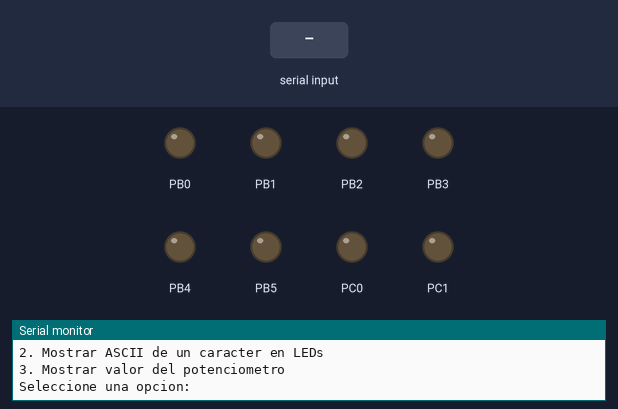
The program below on a simulated ATmega328P, built with avr-gcc and emulated at 16 MHz. Shown: output pins drawn as LEDs (lit = HIGH), the last lines printed to the serial monitor. The test bench sets the inputs (shaded band).

Above: at 1.2 s.
1.3 s: "2\n" received over Serial
2.8 s: byte 49 ('1') received over Serial
At 3.7 s:
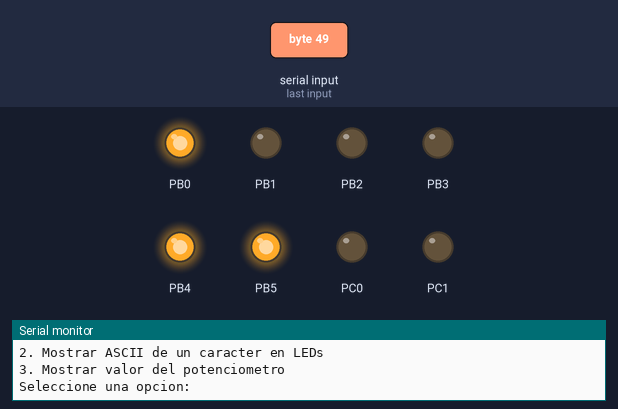
4.3 s: byte 51 ('3') received over Serial
5.8 s: "0\n" received over Serial
7.3 s: "1\n" received over Serial
At 8.1 s:
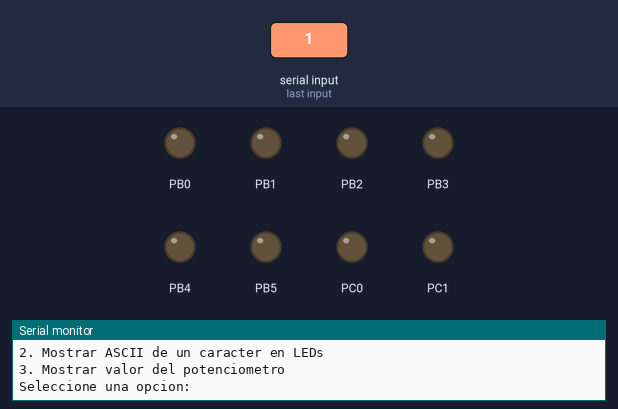
Timing chart, 0 to 9.8 s (numbered marks = the images above; inputs shaded):
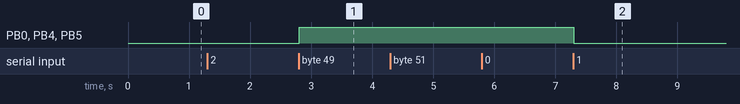

The program:

main.c
```c
/*
 * Laboratorio 6.c
 *
 * Created: 4/22/2026 12:56:54 AM
 * Author : Joaquín Calderón
 */

#define F_CPU 16000000UL

#include <avr/io.h>
#include <avr/interrupt.h>
#include <util/delay.h>

#include "Librerias/ADC.h"
#include "Librerias/USART.h"

typedef enum
{
	APP_MENU = 0,
	APP_WAIT_ASCII
} app_state_t;

static void Outputs_Init(void)
{
	DDRB = 0x3F;
	PORTB = 0x00;

	DDRC |= (1 << PC0) | (1 << PC1);
	DDRC &= ~(1 << PC2);
	PORTC &= (uint8_t)~((1 << PC0) | (1 << PC1));
}

static void DisplayAsciiOnLeds(uint8_t value)
{
	PORTB = value & 0x3F;
	PORTC = (PORTC & 0xFC) | ((value >> 6) & 0x03);
}

static void SendPotMessage(uint16_t value)
{
	while (!USART_SendString("ADC A2: "))
	{
	}

	while (!USART_SendUnsigned16(value))
	{
	}

	while (!USART_SendString("\r\n"))
	{
	}
}

static void SendText(const char *text)
{
	while (*text != '\0')
	{
		while (!USART_SendChar(*text))
		{
		}
		text++;
	}
}

static void SendUnsignedValue(uint16_t value)
{
	while (!USART_SendUnsigned16(value))
	{
	}
}

static void ShowMainMenu(void)
{
	SendText("\r\nMenu principal\r\n");
	SendText("1. No hacer nada\r\n");
	SendText("2. Mostrar ASCII de un caracter en LEDs\r\n");
	SendText("3. Mostrar valor del potenciometro\r\n");
	SendText("Seleccione una opcion: ");
}

int main(void)
{
	char received_char;
	uint16_t adc_value;
	app_state_t app_state;

	Outputs_Init();
	DisplayAsciiOnLeds(0);
	ADC_Init();
	USART_Init(9600);
	sei();

	app_state = APP_MENU;

	SendText("Laboratorio 6 UART + ADC listo\r\n");
	SendText("Potenciometro en A2\r\n");
	ShowMainMenu();

	while (1)
	{
		if (USART_ReadChar(&received_char))
		{
			if ((received_char == '\r') || (received_char == '\n'))
			{
				continue;
			}

			if (app_state == APP_WAIT_ASCII)
			{
				DisplayAsciiOnLeds((uint8_t)received_char);

				SendText("\r\nCaracter recibido: ");
				while (!USART_SendChar(received_char))
				{
				}
				SendText("\r\nValor decimal: ");
				SendUnsignedValue((uint8_t)received_char);
				SendText("\r\n");

				app_state = APP_MENU;
				ShowMainMenu();
			}
			else
			{
				switch (received_char)
				{
					case '1':
					DisplayAsciiOnLeds(0);
					SendText("\r\nMenu principal\r\n");
					ShowMainMenu();
					break;

					case '2':
					SendText("\r\nIngrese un caracter: ");
					app_state = APP_WAIT_ASCII;
					break;

					case '3':
					adc_value = ADC_Read(2);
					SendText("\r\n");
					SendPotMessage(adc_value);
					ShowMainMenu();
					break;

					default:
					SendText("\r\nOpcion invalida\r\n");
					ShowMainMenu();
					break;
				}
			}
		}
		_delay_ms(10);
	}
}
```

ADC.c
```c
/*
 * ADC.c
 *
 * Created: 4/22/2026 8:00:21 AM
 *  Author: Joaquín Calderón
 */

#define F_CPU 16000000UL

#include "ADC.h"

void ADC_Init(void)
{
	ADMUX = (1 << REFS0);

	ADCSRA = (1 << ADEN) | (1 << ADPS2) | (1 << ADPS1) | (1 << ADPS0);

	DIDR0 = (1 << ADC2D);
}

uint16_t ADC_Read(uint8_t channel)
{
	channel &= 0x07;

	ADMUX = (ADMUX & 0xF0) | channel | (1 << REFS0);

	ADCSRA |= (1 << ADSC);

	while (ADCSRA & (1 << ADSC))
	{
	}

	return ADC;
}
```

ADC.h
```c
/*
 * ADC.h
 *
 * Created: 4/22/2026 8:00:21 AM
 *  Author: Joaquín Calderón
 */

#ifndef ADC_H_
#define ADC_H_

#include <avr/io.h>
#include <stdint.h>

void ADC_Init(void);
uint16_t ADC_Read(uint8_t channel);

#endif /* ADC_H_ */
```

USART.c
```c
/*
 * USART.c
 *
 * Created: 4/22/2026 8:00:21 AM
 *  Author: Joaquín Calderón
 */

#define F_CPU 16000000UL

#include "USART.h"
#include <avr/interrupt.h>

static volatile char rx_buffer[USART_RX_BUFFER_SIZE];
static volatile uint8_t rx_head = 0;
static volatile uint8_t rx_tail = 0;

static volatile char tx_buffer[USART_TX_BUFFER_SIZE];
static volatile uint8_t tx_head = 0;
static volatile uint8_t tx_tail = 0;

void USART_Init(unsigned long baudrate)
{
	uint16_t ubrr;

	ubrr = (uint16_t)((F_CPU / (16UL * baudrate)) - 1UL);

	UBRR0H = (uint8_t)(ubrr >> 8);
	UBRR0L = (uint8_t)ubrr;

	UCSR0A = 0x00;
	UCSR0B = (1 << RXEN0) | (1 << TXEN0) | (1 << RXCIE0);
	UCSR0C = (1 << UCSZ01) | (1 << UCSZ00);
}

uint8_t USART_Available(void)
{
	return (rx_head != rx_tail);
}

uint8_t USART_ReadChar(char *data)
{
	if (rx_head == rx_tail)
	{
		return 0;
	}

	*data = rx_buffer[rx_tail];
	rx_tail = (uint8_t)((rx_tail + 1U) % USART_RX_BUFFER_SIZE);

	return 1;
}

uint8_t USART_SendChar(char data)
{
	uint8_t next_head;

	next_head = (uint8_t)((tx_head + 1U) % USART_TX_BUFFER_SIZE);

	if (next_head == tx_tail)
	{
		return 0;
	}

	tx_buffer[tx_head] = data;
	tx_head = next_head;

	UCSR0B |= (1 << UDRIE0);

	return 1;
}

uint8_t USART_SendString(const char *str)
{
	while (*str != '\0')
	{
		if (!USART_SendChar(*str))
		{
			return 0;
		}
		str++;
	}

	return 1;
}

uint8_t USART_SendUnsigned16(uint16_t value)
{
	char digits[5];
	uint8_t count = 0;

	if (value == 0U)
	{
		return USART_SendChar('0');
	}

	while ((value > 0U) && (count < sizeof(digits)))
	{
		digits[count] = (char)('0' + (value % 10U));
		value /= 10U;
		count++;
	}

	while (count > 0U)
	{
		count--;
		if (!USART_SendChar(digits[count]))
		{
			return 0;
		}
	}

	return 1;
}

ISR(USART_RX_vect)
{
	uint8_t next_head;
	char data;

	data = (char)UDR0;
	next_head = (uint8_t)((rx_head + 1U) % USART_RX_BUFFER_SIZE);

	if (next_head != rx_tail)
	{
		rx_buffer[rx_head] = data;
		rx_head = next_head;
	}
}

ISR(USART_UDRE_vect)
{
	if (tx_head == tx_tail)
	{
		UCSR0B &= ~(1 << UDRIE0);
	}
	else
	{
		UDR0 = tx_buffer[tx_tail];
		tx_tail = (uint8_t)((tx_tail + 1U) % USART_TX_BUFFER_SIZE);
	}
}
```

USART.h
```c
/*
 * USART.h
 *
 * Created: 4/22/2026 8:00:37 AM
 *  Author: Joaquín Calderón
 */

#ifndef USART_H_
#define USART_H_

#include <avr/io.h>
#include <stdint.h>

#define USART_RX_BUFFER_SIZE 64
#define USART_TX_BUFFER_SIZE 64

void USART_Init(unsigned long baudrate);

uint8_t USART_Available(void);
uint8_t USART_ReadChar(char *data);

uint8_t USART_SendChar(char data);
uint8_t USART_SendString(const char *str);
uint8_t USART_SendUnsigned16(uint16_t value);

#endif /* USART_H_ */
```

Measured:
- after the input at 2.8 s, PB0, PB4, PB5: LOW → HIGH at once
- after the input at 7.3 s, PB0, PB4, PB5: HIGH → LOW at once
